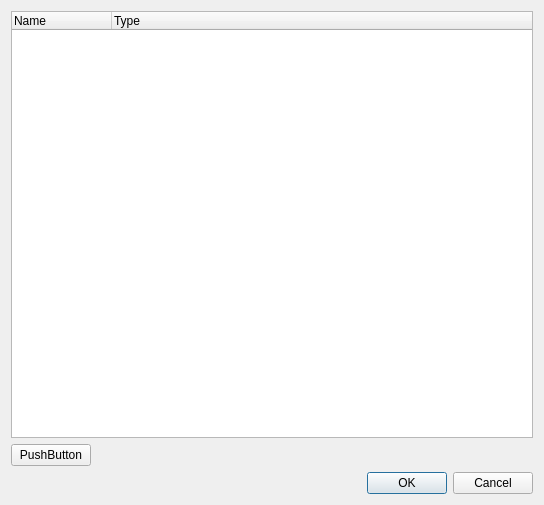
<?xml version="1.0" encoding="UTF-8"?>
<ui version="4.0">
 <class>SoftpatchEditor</class>
 <widget class="QDialog" name="SoftpatchEditor">
  <property name="geometry">
   <rect>
    <x>0</x>
    <y>0</y>
    <width>544</width>
    <height>505</height>
   </rect>
  </property>
  <property name="windowTitle">
   <string>Channels selection</string>
  </property>
  <property name="windowIcon">
   <iconset resource="qlcui.qrc">
    <normaloff>:/star.png</normaloff>:/star.png</iconset>
  </property>
  <layout class="QVBoxLayout" name="verticalLayout">
   <item>
    <widget class="QTreeWidget" name="m_tree">
     <property name="alternatingRowColors">
      <bool>true</bool>
     </property>
     <column>
      <property name="text">
       <string>Name</string>
      </property>
     </column>
     <column>
      <property name="text">
       <string>Type</string>
      </property>
     </column>
    </widget>
   </item>
   <item>
    <layout class="QHBoxLayout" name="horizontalLayout">
     <item>
      <widget class="QPushButton" name="pushButton">
       <property name="text">
        <string>PushButton</string>
       </property>
      </widget>
     </item>
     <item>
      <spacer name="horizontalSpacer">
       <property name="orientation">
        <enum>Qt::Horizontal</enum>
       </property>
       <property name="sizeHint" stdset="0">
        <size>
         <width>40</width>
         <height>20</height>
        </size>
       </property>
      </spacer>
     </item>
    </layout>
   </item>
   <item>
    <widget class="QDialogButtonBox" name="m_testButton">
     <property name="orientation">
      <enum>Qt::Horizontal</enum>
     </property>
     <property name="standardButtons">
      <set>QDialogButtonBox::Cancel|QDialogButtonBox::Ok</set>
     </property>
    </widget>
   </item>
  </layout>
 </widget>
 <resources>
  <include location="qlcui.qrc"/>
  <include location="qlcui.qrc"/>
 </resources>
 <connections>
  <connection>
   <sender>m_testButton</sender>
   <signal>accepted()</signal>
   <receiver>SoftpatchEditor</receiver>
   <slot>accept()</slot>
   <hints>
    <hint type="sourcelabel">
     <x>248</x>
     <y>254</y>
    </hint>
    <hint type="destinationlabel">
     <x>157</x>
     <y>274</y>
    </hint>
   </hints>
  </connection>
  <connection>
   <sender>m_testButton</sender>
   <signal>rejected()</signal>
   <receiver>SoftpatchEditor</receiver>
   <slot>reject()</slot>
   <hints>
    <hint type="sourcelabel">
     <x>316</x>
     <y>260</y>
    </hint>
    <hint type="destinationlabel">
     <x>286</x>
     <y>274</y>
    </hint>
   </hints>
  </connection>
 </connections>
</ui>
